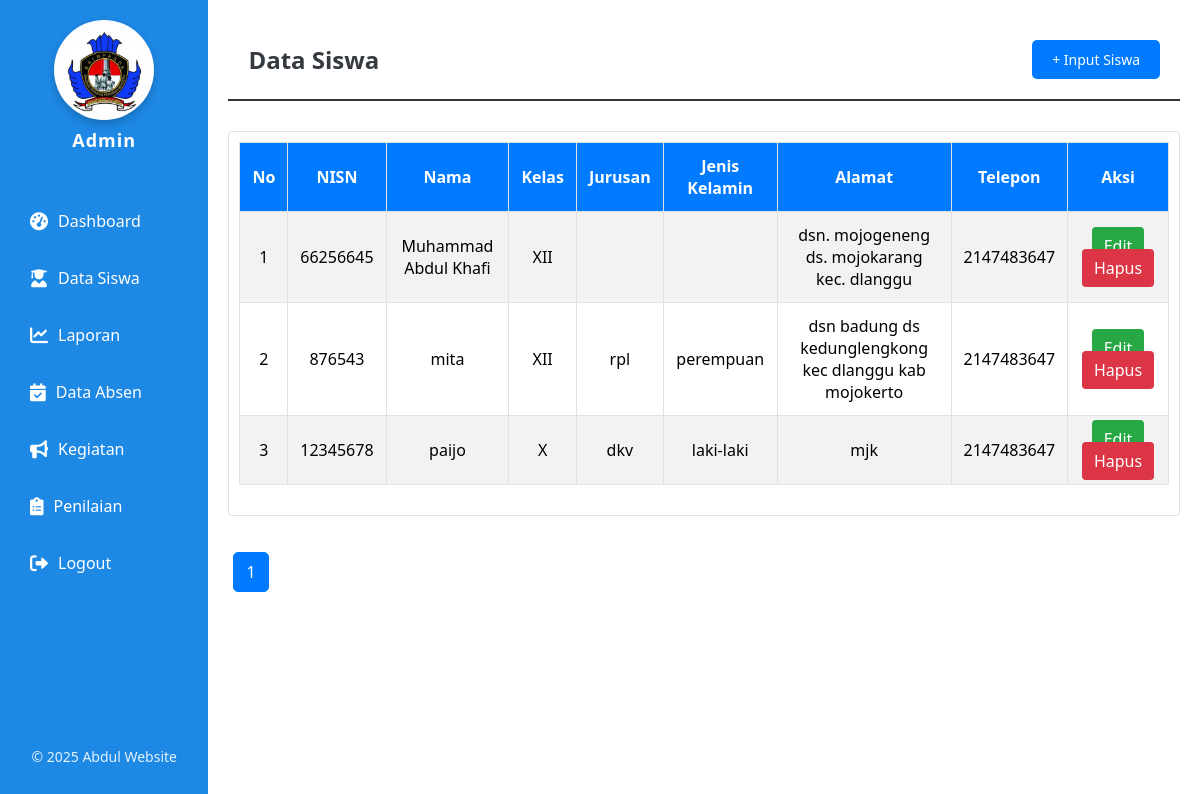
The app's page /data_siswa.php, older data.
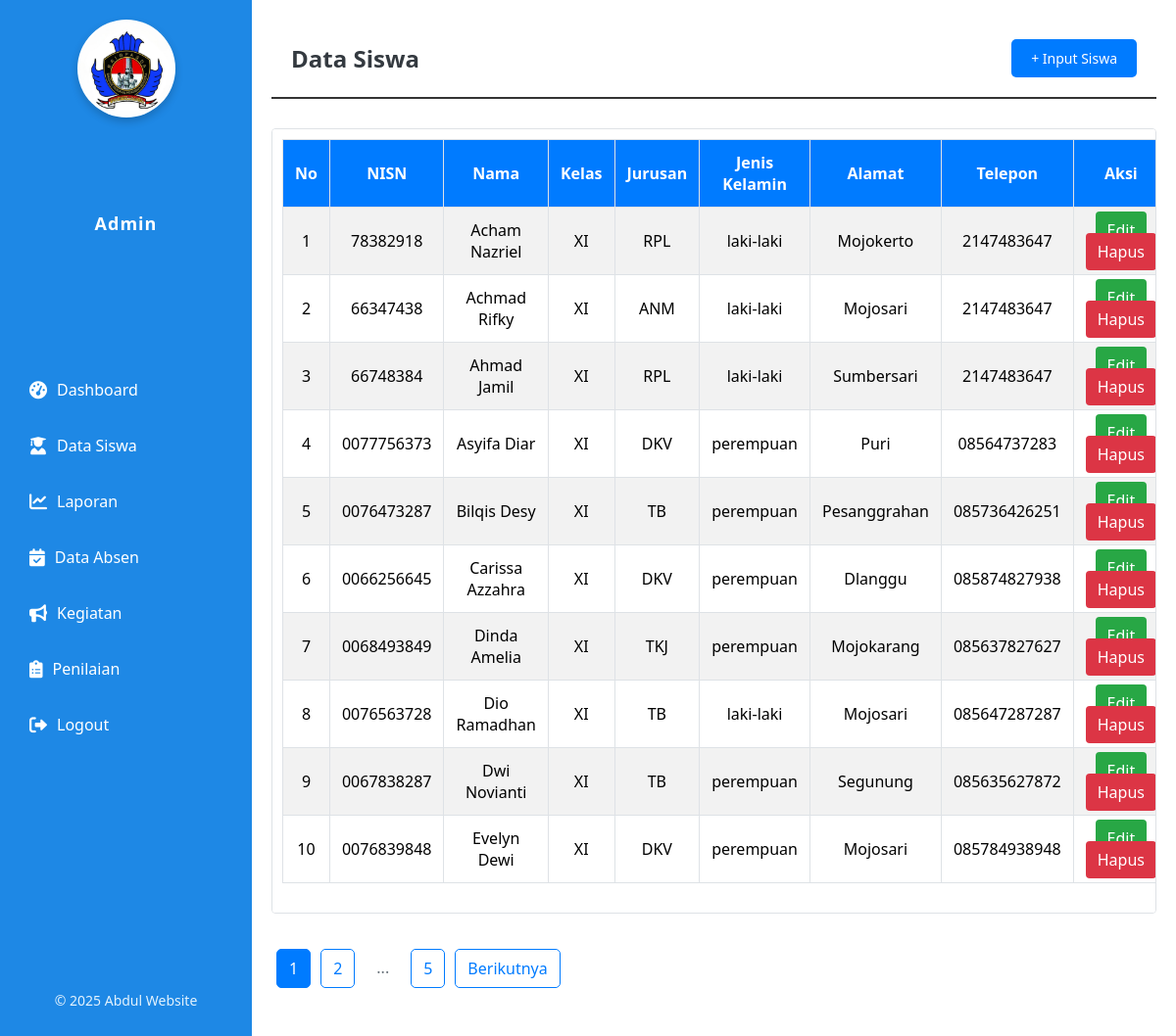
The same page, newer data.
### tables this page shows
CREATE TABLE `data_siswa` (
  `id` int(11) NOT NULL,
  `nisn` varchar(10) NOT NULL,
  `email` varchar(100) NOT NULL,
  `nama` varchar(100) NOT NULL,
  `jenis_kelamin` enum('laki-laki','perempuan') NOT NULL,
  `alamat` text NOT NULL,
  `kelas` enum('X','XI','XII') NOT NULL,
  `jurusan` enum('RPL','TKJ','DKV','TB','PHT','ANM','SIJA') NOT NULL,
  `telepon` varchar(20) NOT NULL,
  `user_type` enum('admin','user') NOT NULL
);

### data_siswa.php (the view, shortened to what this page needs)
<!DOCTYPE html>
<html lang="id">
<head>
    <link rel="stylesheet" href="https://cdnjs.cloudflare.com/ajax/libs/font-awesome/6.0.0-beta3/css/all.min.css">
</head>
<body>
<div class="sidebar">
    <div class="logo">
        <img src="img/logo BP-Photoroom.png" alt="Logo">
    </div>
    <h2>Admin</h2>
    <ul>
        <li><a href="admin_dashboard.php"><i class="fas fa-tachometer-alt"></i> Dashboard</a></li>
        <li><a href="data_siswa.php"><i class="fas fa-user-graduate"></i> Data Siswa</a></li>
        <li><a href="laporan.php"><i class="fas fa-chart-line"></i> Laporan</a></li>
        <li><a href="data_absen.php"><i class="fas fa-calendar-check"></i> Data Absen</a></li>
        <li><a href="kegiatan.php"><i class="fas fa-bullhorn"></i> Kegiatan</a></li>
        <li><a href="penilaian.php"><i class="fas fa-clipboard-list"></i> Penilaian</a></li>
        <li><a href="logout.php"><i class="fas fa-sign-out-alt"></i> Logout</a></li>
    </ul>
    <footer>
        <p>&copy; 2025 Abdul Website</p>
    </footer>
</div>
<div class="container">
<div class="section-header">
        <h2 class="section-title">Data Siswa</h2>
        <a href="inp_data_siswa.php" class="btn-add">+ Input Siswa</a>
    </div>
    <div class="table-responsive">
        <table class="table table-striped table-bordered">
            <thead>
                <tr>
                    <th>No</th>
                    <th>NISN</th>
                    <th>Nama</th>
                    <th>Kelas</th>
                    <th>Jurusan</th>
                    <th>Jenis Kelamin</th>
                    <th>Alamat</th>
                    <th>Telepon</th>
                    <th>Aksi</th>
                </tr>
            </thead>
            <tbody>
                <?php
                    $conn = new mysqli("localhost", "root", "", "app");
                    $limit = 10;
                    $page = isset($_GET['page']) ? (int)$_GET['page'] : 1;
                    $page = max($page, 1);
                    $offset = ($page - 1) * $limit;
                    $total_sql = "SELECT COUNT(*) AS total FROM data_siswa";
                    $total_result = $conn->query($total_sql);
                    $total_row = $total_result->fetch_assoc();
                    $total_data = $total_row['total'];
                    $total_pages = ceil($total_data / $limit);
                    $sql = "SELECT * FROM data_siswa LIMIT $limit OFFSET $offset";
                    $result = $conn->query($sql);
                ?>
                <?php
            if ($result->num_rows > 0) {
                $no = $offset + 1;
                while ($row = $result->fetch_assoc()) {
                    echo "
                        <tr>
                            <td>{$no}</td>
                            <td>{$row['nisn']}</td>
                            <td>{$row['nama']}</td>
                            <td>{$row['kelas']}</td>
                            <td>{$row['jurusan']}</td>
                            <td>{$row['jenis_kelamin']}</td>
                            <td>{$row['alamat']}</td>
                            <td>{$row['telepon']}</td>
                            <td>
                                <a href='edit_siswa.php?id={$row['id']}' class='btn-edit'>Edit</a>
                                <a href='hapus_siswa.php?id={$row['id']}' class='btn-delete' onclick='return confirm(\"Apakah Anda yakin ingin menghapus data ini?\")'>Hapus</a>
                            </td>
                        </tr>
                    ";
                    $no++;
                }
            } else {
                echo "
                    <tr>
                        <td colspan='10' class='text-center'>Tidak ada data siswa</td>
                    </tr>
                ";
            }
            ?>
            </tbody>
        </table>
    </div>
    <div class="pagination text-center">
        <nav>
            <ul class="pagination">
            <?php for ($i = max(1, $page - 1); $i <= min($total_pages, $page + 1); $i++): ?>
                <li class="page-item <?php echo ($i == $page) ? 'active' : ''; ?>">
                    <a class="page-link" href="?page=<?php echo $i; ?>"><?php echo $i; ?></a>
                </li>
            <?php endfor; ?>
            <?php if ($page < $total_pages - 1): ?>
                <?php if ($page < $total_pages - 2): ?>
                    <li class="page-item disabled">
                        <span class="page-link">...</span>
                    </li>
                <?php endif; ?>
                <li class="page-item">
                    <a class="page-link" href="?page=<?php echo $total_pages; ?>"><?php echo $total_pages; ?></a>
                </li>
            <?php endif; ?>
            <?php if ($page < $total_pages): ?>
                <li class="page-item">
                    <a class="page-link" href="?page=<?php echo $page + 1; ?>">Berikutnya</a>
                </li>
            <?php endif; ?>
            </ul>
        </nav>
    </div>
</div>
</body>
</html>

Row changes from the older to the newer data that the page shows:
removed data_siswa: nisn "66256645", nama "Muhammad Abdul Khafi", kelas "XII", alamat "dsn. mojogeneng ds. mojokarang kec. dlanggu", telepon "2147483647"
removed data_siswa: nisn "876543", nama "mita", kelas "XII", jurusan "rpl", jenis_kelamin "perempuan", alamat "dsn badung ds kedunglengkong kec dlanggu kab mojokerto", telepon "2147483647"
removed data_siswa: nisn "12345678", nama "paijo", kelas "X", jurusan "dkv", jenis_kelamin "laki-laki", alamat "mjk", telepon "2147483647"
added data_siswa: nisn "78382918", nama "Acham Nazriel", kelas "XI", jurusan "RPL", jenis_kelamin "laki-laki", alamat "Mojokerto", telepon "2147483647"
added data_siswa: nisn "66347438", nama "Achmad Rifky", kelas "XI", jurusan "ANM", jenis_kelamin "laki-laki", alamat "Mojosari", telepon "2147483647"
added data_siswa: nisn "66748384", nama "Ahmad Jamil", kelas "XI", jurusan "RPL", jenis_kelamin "laki-laki", alamat "Sumbersari", telepon "2147483647"
added data_siswa: nisn "0077756373", nama "Asyifa Diar", kelas "XI", jurusan "DKV", jenis_kelamin "perempuan", alamat "Puri", telepon "08564737283"
added data_siswa: nisn "0076473287", nama "Bilqis Desy", kelas "XI", jurusan "TB", jenis_kelamin "perempuan", alamat "Pesanggrahan", telepon "085736426251"
added data_siswa: nisn "0066256645", nama "Carissa Azzahra", kelas "XI", jurusan "DKV", jenis_kelamin "perempuan", alamat "Dlanggu", telepon "085874827938"
added data_siswa: nisn "0068493849", nama "Dinda Amelia", kelas "XI", jurusan "TKJ", jenis_kelamin "perempuan", alamat "Mojokarang", telepon "085637827627"
added data_siswa: nisn "0076563728", nama "Dio Ramadhan", kelas "XI", jurusan "TB", jenis_kelamin "laki-laki", alamat "Mojosari", telepon "085647287287"
added data_siswa: nisn "0067838287", nama "Dwi Novianti", kelas "XI", jurusan "TB", jenis_kelamin "perempuan", alamat "Segunung", telepon "085635627872"
added data_siswa: nisn "0076839848", nama "Evelyn Dewi", kelas "XI", jurusan "DKV", jenis_kelamin "perempuan", alamat "Mojosari", telepon "085784938948"
Text that changed along with them:
$total_pages: (not shown) → "5"
new list line: "2"
text now shown: "... Berikutnya"
